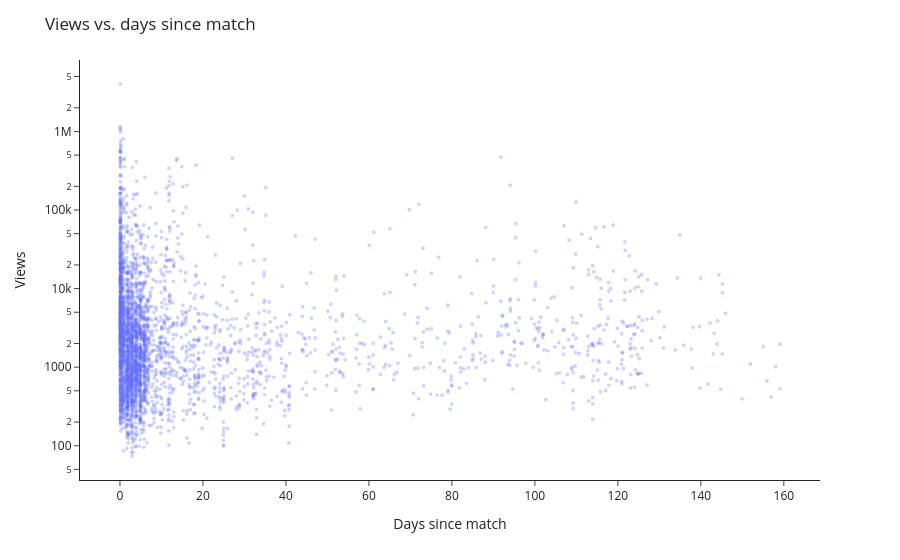

The code cell stored with this chart in its notebook:
### Code cell
import plotly.express as px

fig = px.scatter(
    base_df, x='days_since_match', y='view_count',
    log_y=True,                      # <-- fixes the skew (Problem 1)
    opacity=0.3,                     # <-- density via transparency (Problem 2)
    hover_data=['title', 'result'],  # inspect individual points
    labels={'days_since_match': 'Days since match', 'view_count': 'Views'},
)
fig.update_traces(marker=dict(size=4))
fig.update_layout(title='Views vs. days since match', template='simple_white')
fig.show()

### Figure 1 — Plotly figure (JSON) as saved in the notebook; plotly's stock layout.template omitted (floating-point values rounded to 4 significant figures; data arrays with more than 128 entries replaced by an {"elided": "..."} marker saying what was removed)
{"data": [{"customdata": {"elided": "3483x2 str values"}, "hovertemplate": "Days since match=%{x}<br>Views=%{y}<br>title=%{customdata[0]}<br>result=%{customdata[1]}<extra></extra>", "legendgroup": "", "marker": {"color": "#636efa", "opacity": 0.3, "size": 4, "symbol": "circle"}, "mode": "markers", "name": "", "showlegend": false, "type": "scattergl", "x": {"elided": "3483 float values"}, "xaxis": "x", "y": {"elided": "3483 int values"}, "yaxis": "y"}], "layout": {"legend": {"tracegroupgap": 0}, "margin": {"t": 60}, "title": {"text": "Views vs. days since match"}, "xaxis": {"anchor": "y", "domain": [0, 1], "title": {"text": "Days since match"}}, "yaxis": {"anchor": "x", "domain": [0, 1], "title": {"text": "Views"}, "type": "log"}}}
